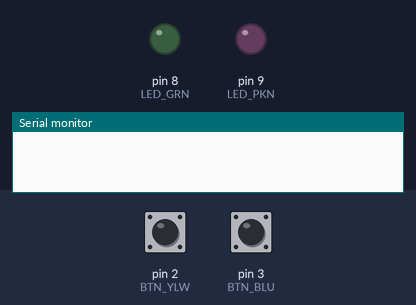
Bench run of a program on a simulated Arduino Uno, built with avr-gcc and run on an emulated ATmega328P. Parts: output pins drawn as LEDs (lit = HIGH), the last lines printed to the serial monitor. Inputs (shaded band) come from the test bench; at power-on: pin 2 (BTN_YLW) HIGH, pin 3 (BTN_BLU) HIGH.

Above: at 1.2 s.
1.3 s: pin 2 (BTN_YLW) pulled LOW for 0.15 s
At 2.8 s:
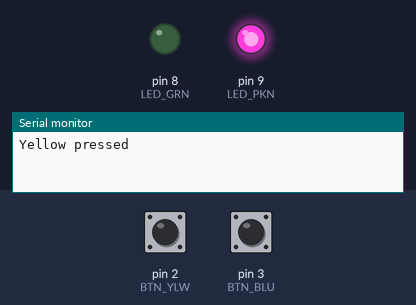
Timing chart, 0 to 10.3 s (numbered marks = the images above; inputs shaded):
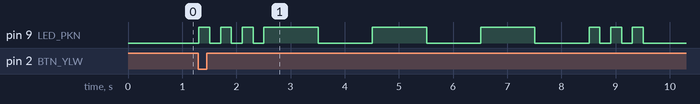

Measured:
- after the input at 1.3 s, pin 9 (LED_PKN): LOW → HIGH at once, → LOW 0.20 s later, → HIGH 0.20 s later, → LOW 0.20 s later, … (18 changes in this stretch)

The program:

main.cpp
```cpp
#include <Arduino.h>
#include <Bounce2.h>

//this is the main file

#define BTN_YLW 2
#define BTN_BLU 3

#define LED_GRN 8
#define LED_PKN 9

Bounce2 :: Button btnYellow = Bounce2::Button();
Bounce2 :: Button btnBlue = Bounce2::Button();;


int counter = 5;


void setup () {
  Serial.begin(9600);
  pinMode(LED_GRN, OUTPUT);
  pinMode(LED_PKN, OUTPUT);

  btnYellow.attach(BTN_YLW,INPUT_PULLUP);
  btnYellow.setPressedState(LOW);

  btnBlue.attach(BTN_BLU,INPUT_PULLUP);
  btnBlue.setPressedState(LOW);
}
void loop () {
  btnYellow.update();
  btnBlue.update();

  if(btnYellow.pressed()){
    Serial.println("Yellow pressed");
    for(int i = 1; i <= 3;i++){
      digitalWrite(LED_PKN,HIGH);
      delay(200);
      digitalWrite(LED_PKN,LOW);
      delay(200);

    }

    for(int i = 1; i <= 3;i++){
      digitalWrite(LED_PKN,HIGH);
      delay(1000);
      digitalWrite(LED_PKN,LOW);
      delay(1000);

    }

    for(int i = 1; i <= 3;i++){
      digitalWrite(LED_PKN,HIGH);
      delay(200);
      digitalWrite(LED_PKN,LOW);
      delay(200);

    }
  }

   if(btnBlue.pressed()){
    Serial.println("Blue pressed");

    for(int i = 0; i < 10; i++){   // 10x wechseln
      // ROSA / ROT
      digitalWrite(LED_PKN, HIGH);
      digitalWrite(LED_GRN, LOW);
      delay(500);

      // GRÜN
      digitalWrite(LED_PKN, LOW);
      digitalWrite(LED_GRN, HIGH);
      delay(500);
    }

    // Am Ende alles ausschalten
    digitalWrite(LED_PKN, LOW);
    digitalWrite(LED_GRN, LOW);
  }

}
```
